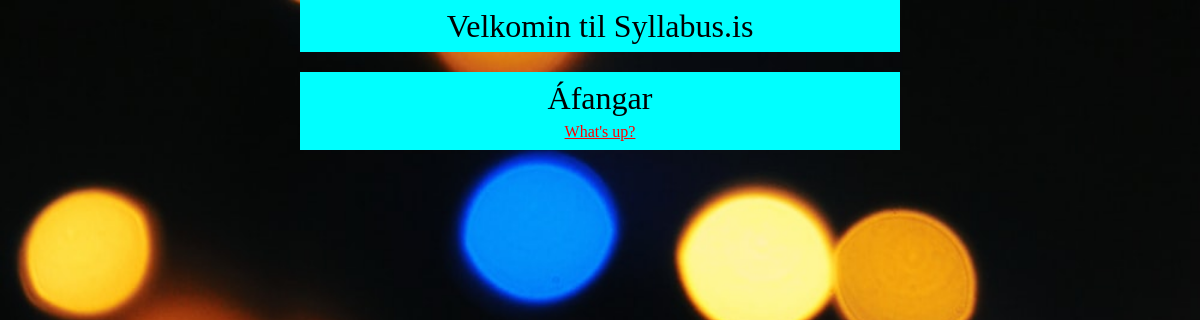
/polls/, run on an earlier commit of the app's database.
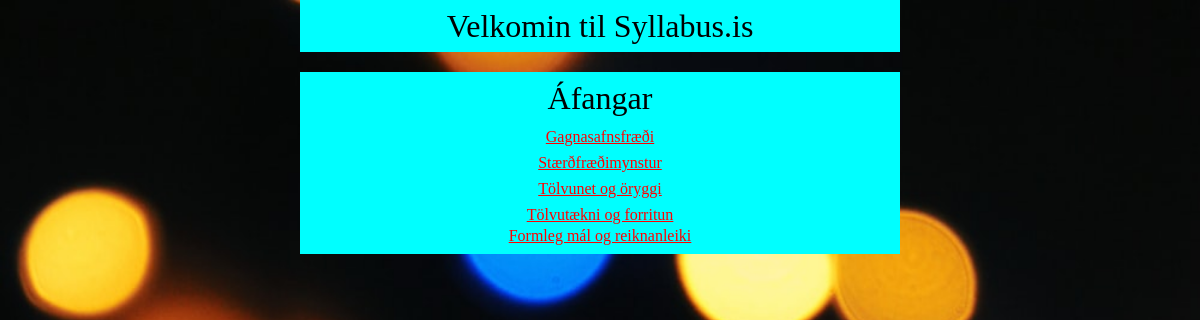
And on a later commit of the database.
### polls/models.py (models this page shows, shortened)
class Question(models.Model):
    question_text = models.CharField(max_length=200) #label? UPDATE nei ég not þetta í shell og set inn choice text
    pub_date = models.DateTimeField('date published') #DateTimeField --- meira um þetta í tut2 (models)
    def was_published_recently(self):
        now = timezone.now()
        notInFuture = self.pub_date <= now
        inPastDay = self.pub_date >= now - datetime.timedelta(days=1)
        return (notInFuture and inPastDay)
    was_published_recently.admin_order_field = 'pub_date'
    was_published_recently.boolean = True
    was_published_recently.short_description = 'Published recently?'

### polls/views.py (the view)
# urls.py: path('', views.IndexView.as_view(), name='index'),
class IndexView(generic.ListView):
    template_name = 'polls/index.html'
    context_object_name = 'latest_question_list'
    def get_queryset(self):
        return Question.objects.filter(
            pub_date__lte=timezone.now()
        ).order_by('-pub_date')[:5]

### polls/templates/polls/index.html
{% load static %}
<link rel="stylesheet" type="text/css" href="{% static 'polls/reset.css' %}">
<link rel="stylesheet" type="text/css" href="{% static 'polls/style.css' %}">
<div class="container">
    <div class="item">
        <h1>
            Velkomin til Syllabus.is
        </h1>
    </div>
    <div class="item">
        <h1>
            Áfangar
        </h1>
        {% if latest_question_list %}
            <ul>
                {% for question in latest_question_list %}
                <li><a href="{% url 'polls:detail' question.id %}">{{ question.question_text }}</a></li>
                {% endfor %}
            </ul>
        {% else %}
            <p>No polls are available.</p>
        {% endif %}
    </div>
</div>

### polls/static/polls/style.css (style rules this page uses)
.container { display:flex; flex-direction: column; align-items: center; justify-content: center; margin: 0 auto; }
.item { width:600px; background-color: cyan; margin-top: 20px; padding: 10px 0; }
.item:first-child { margin-top: 0px; }
h1 { font-size: 32px; text-align: center; }
ul { text-align: center; margin-top: 10px; }
li { list-style: none; padding: 5px 0; }
li:last-child { padding: 0; }
li a { color: red; }

What changed in the data, as far as the page shows it:
no longer on this page (row edited): Question: question_text "What's up?"
added Question: question_text "Gagnasafnsfræði"
added Question: question_text "Stærðfræðimynstur"
added Question: question_text "Tölvunet og öryggi"
added Question: question_text "Tölvutækni og forritun"
added Question: question_text "Formleg mál og reiknanleiki"
